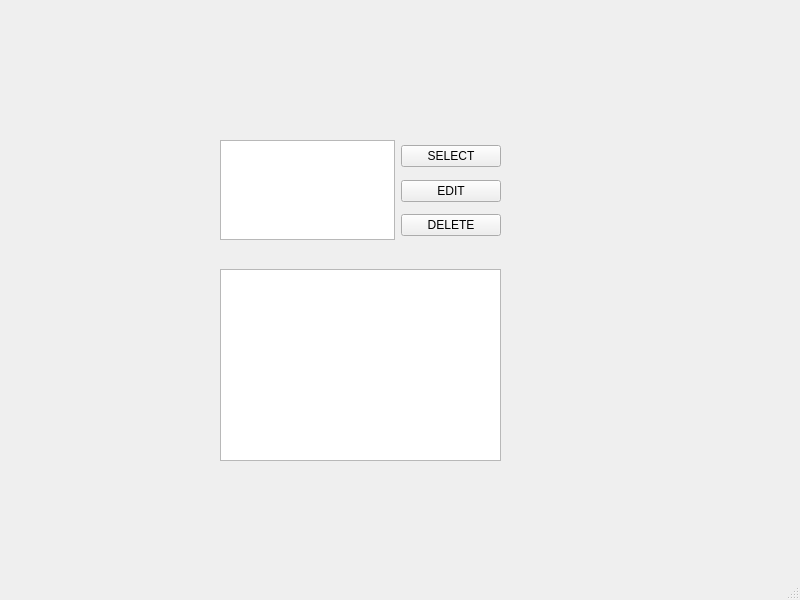
<?xml version="1.0" encoding="UTF-8"?>
<ui version="4.0">
 <class>MainWindow</class>
 <widget class="QMainWindow" name="MainWindow">
  <property name="geometry">
   <rect>
    <x>0</x>
    <y>0</y>
    <width>800</width>
    <height>600</height>
   </rect>
  </property>
  <property name="windowTitle">
   <string>MainWindow</string>
  </property>
  <widget class="QWidget" name="centralwidget">
   <widget class="QWidget" name="verticalLayoutWidget">
    <property name="geometry">
     <rect>
      <x>220</x>
      <y>140</y>
      <width>281</width>
      <height>321</height>
     </rect>
    </property>
    <layout class="QVBoxLayout" name="verticalLayout">
     <item>
      <layout class="QGridLayout" name="gridLayout" rowstretch="0,0,0">
       <property name="sizeConstraint">
        <enum>QLayout::SetDefaultConstraint</enum>
       </property>
       <item row="1" column="1">
        <widget class="QPushButton" name="editButton">
         <property name="enabled">
          <bool>true</bool>
         </property>
         <property name="minimumSize">
          <size>
           <width>100</width>
           <height>0</height>
          </size>
         </property>
         <property name="text">
          <string>EDIT</string>
         </property>
        </widget>
       </item>
       <item row="0" column="0" rowspan="3">
        <widget class="QListWidget" name="listWidget">
         <property name="minimumSize">
          <size>
           <width>0</width>
           <height>100</height>
          </size>
         </property>
        </widget>
       </item>
       <item row="0" column="1">
        <widget class="QPushButton" name="selectButton">
         <property name="minimumSize">
          <size>
           <width>100</width>
           <height>0</height>
          </size>
         </property>
         <property name="text">
          <string>SELECT</string>
         </property>
        </widget>
       </item>
       <item row="2" column="1">
        <widget class="QPushButton" name="deleteButton">
         <property name="minimumSize">
          <size>
           <width>100</width>
           <height>0</height>
          </size>
         </property>
         <property name="text">
          <string>DELETE</string>
         </property>
        </widget>
       </item>
      </layout>
     </item>
     <item>
      <spacer name="verticalSpacer">
       <property name="orientation">
        <enum>Qt::Vertical</enum>
       </property>
       <property name="sizeHint" stdset="0">
        <size>
         <width>20</width>
         <height>0</height>
        </size>
       </property>
      </spacer>
     </item>
     <item>
      <widget class="QTextBrowser" name="textBrowser">
       <property name="sizePolicy">
        <sizepolicy hsizetype="Expanding" vsizetype="Expanding">
         <horstretch>0</horstretch>
         <verstretch>0</verstretch>
        </sizepolicy>
       </property>
       <property name="minimumSize">
        <size>
         <width>0</width>
         <height>0</height>
        </size>
       </property>
       <property name="html">
        <string>&lt;!DOCTYPE HTML PUBLIC &quot;-//W3C//DTD HTML 4.0//EN&quot; &quot;http://www.w3.org/TR/REC-html40/strict.dtd&quot;&gt;
&lt;html&gt;&lt;head&gt;&lt;meta name=&quot;qrichtext&quot; content=&quot;1&quot; /&gt;&lt;style type=&quot;text/css&quot;&gt;
p, li { white-space: pre-wrap; }
&lt;/style&gt;&lt;/head&gt;&lt;body style=&quot; font-family:'SimSun'; font-size:9pt; font-weight:400; font-style:normal;&quot;&gt;
&lt;p style=&quot;-qt-paragraph-type:empty; margin-top:0px; margin-bottom:0px; margin-left:0px; margin-right:0px; -qt-block-indent:0; text-indent:0px;&quot;&gt;&lt;br /&gt;&lt;/p&gt;&lt;/body&gt;&lt;/html&gt;</string>
       </property>
      </widget>
     </item>
    </layout>
   </widget>
  </widget>
  <widget class="QMenuBar" name="menubar">
   <property name="geometry">
    <rect>
     <x>0</x>
     <y>0</y>
     <width>800</width>
     <height>22</height>
    </rect>
   </property>
  </widget>
  <widget class="QStatusBar" name="statusbar"/>
 </widget>
 <resources/>
 <connections>
  <connection>
   <sender>selectButton</sender>
   <signal>clicked()</signal>
   <receiver>MainWindow</receiver>
   <slot>select()</slot>
   <hints>
    <hint type="sourcelabel">
     <x>473</x>
     <y>180</y>
    </hint>
    <hint type="destinationlabel">
     <x>560</x>
     <y>142</y>
    </hint>
   </hints>
  </connection>
  <connection>
   <sender>editButton</sender>
   <signal>clicked()</signal>
   <receiver>MainWindow</receiver>
   <slot>edit()</slot>
   <hints>
    <hint type="sourcelabel">
     <x>455</x>
     <y>215</y>
    </hint>
    <hint type="destinationlabel">
     <x>577</x>
     <y>208</y>
    </hint>
   </hints>
  </connection>
  <connection>
   <sender>deleteButton</sender>
   <signal>clicked()</signal>
   <receiver>MainWindow</receiver>
   <slot>delete()</slot>
   <hints>
    <hint type="sourcelabel">
     <x>470</x>
     <y>246</y>
    </hint>
    <hint type="destinationlabel">
     <x>619</x>
     <y>267</y>
    </hint>
   </hints>
  </connection>
 </connections>
 <slots>
  <slot>select()</slot>
  <slot>edit()</slot>
  <slot>delete()</slot>
 </slots>
</ui>
